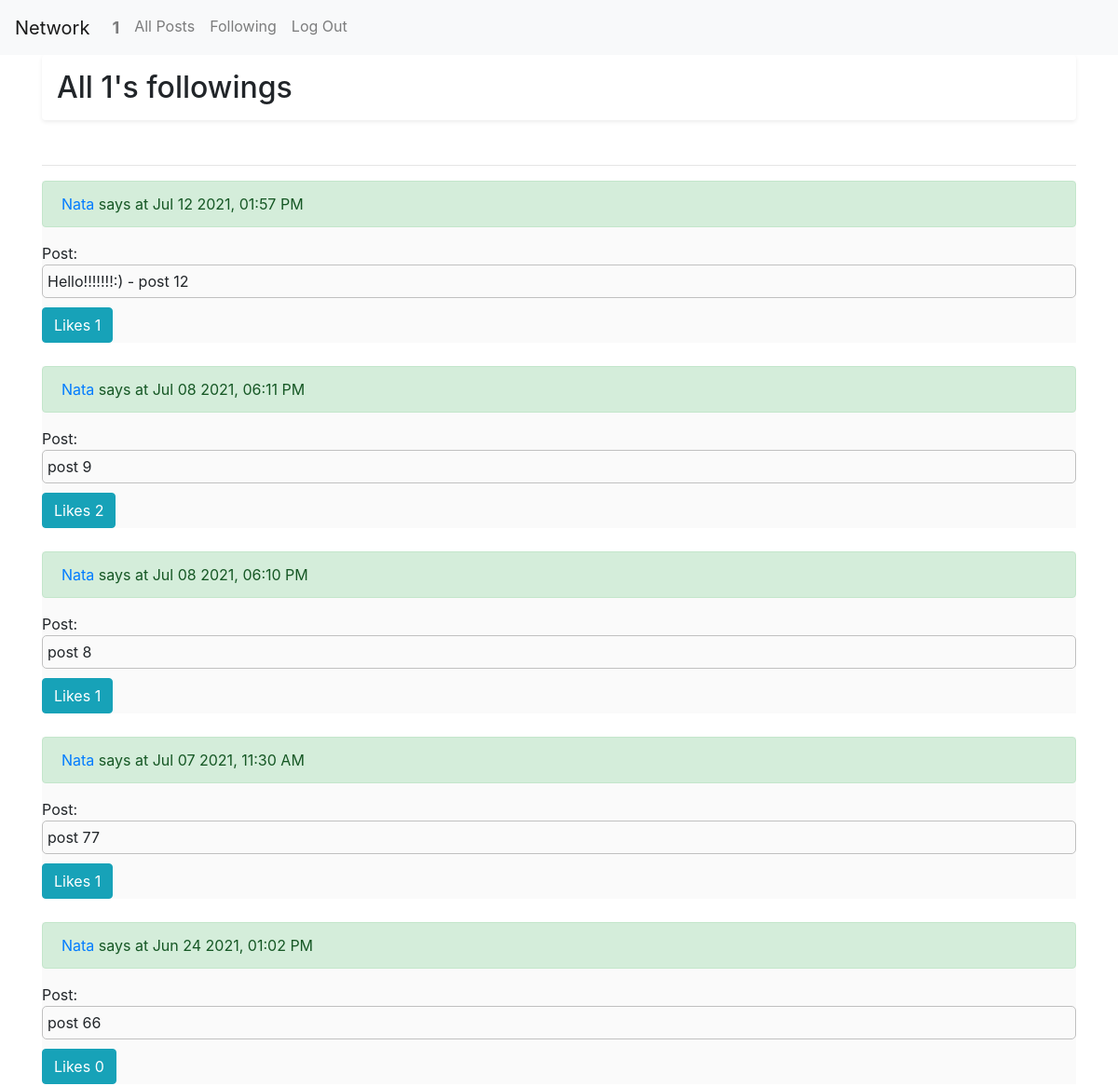
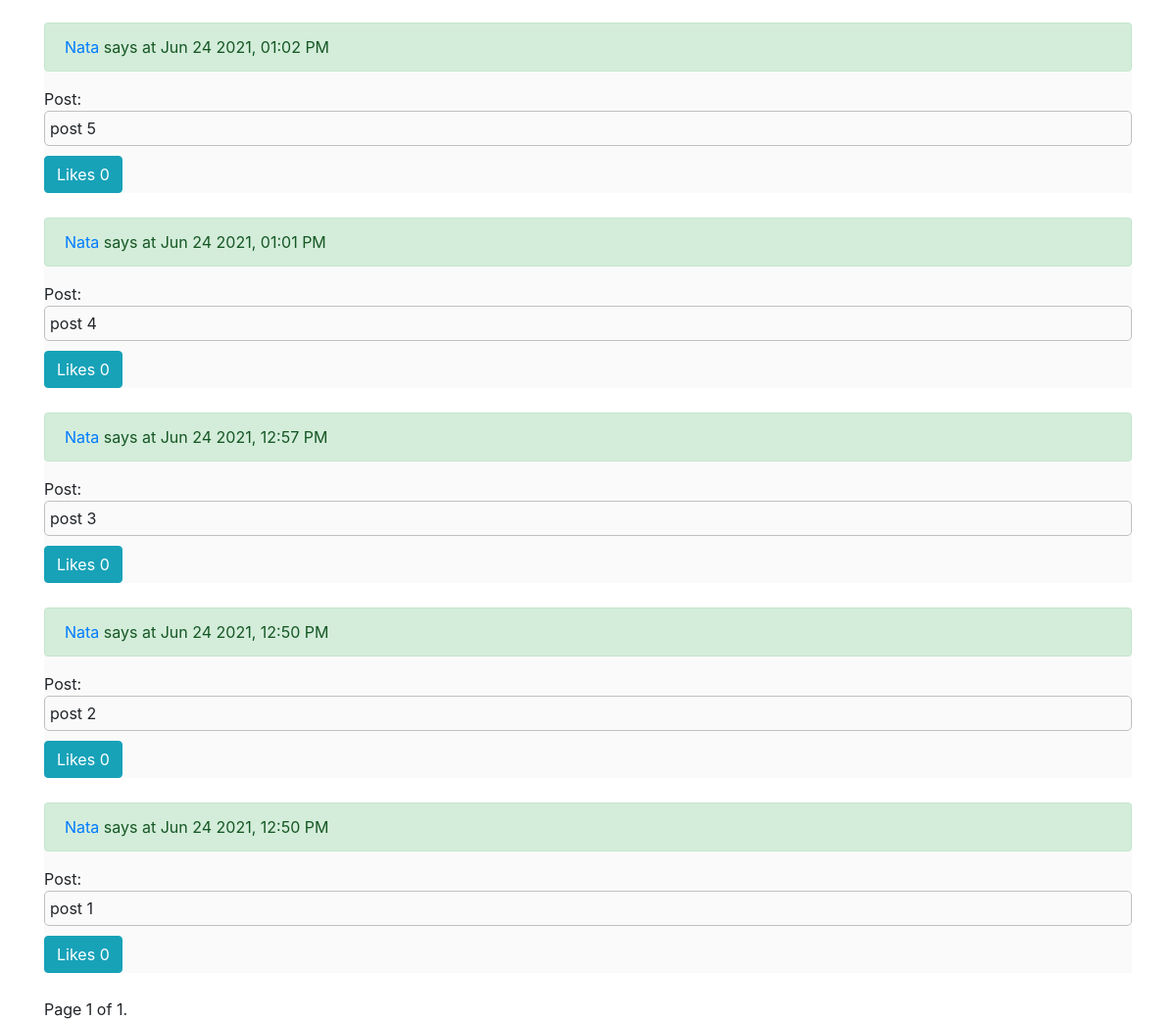
The app's page /fol_posts (signed in) with its own data (2 pictures, top to bottom).
### network/models.py (models this page shows, shortened)
class User(AbstractUser):
    posts = models.ForeignKey('Post', on_delete=models.CASCADE, default= None, null=True, blank=True)
    followers = models.ManyToManyField('self', blank=True, related_name='user_followers', symmetrical=False)
    following = models.ManyToManyField('self', blank=True, related_name='user_following', symmetrical=False)

class Post(models.Model):
    author = models.ForeignKey(User, on_delete=models.CASCADE, default= None, null=True, blank=True)
    text = models.CharField(max_length = 500)
    date = models.DateTimeField(auto_now_add=True)
    likes = models.ManyToManyField(User, blank=True, related_name='user_likes')
    def serialize(self):
        return {
            "id": self.id,
            "author": self.author.username,
            "text": self.text,
            "date": self.date.strftime("%b %d %Y, %I:%M %p"),
            "likes_count": self.likes.count()
        }

### network/views.py (the view)
# urls.py: path('fol_posts', views.fol_posts, name='fol_posts'),
@login_required
def fol_posts(request):
    user = request.user
    posts = []
    print(f'request.user.following.all()= {request.user.following.all()}')
    for user in request.user.following.all():
        print(user)
        posts1 = Post.objects.filter(author = user)
        print(Post.objects.filter(author = user))
        for post in posts1:
            print(post.serialize())
            posts.append(post.serialize())
    print(sorted(posts, key= lambda k: k['id'], reverse= True))
    posts = sorted(posts, key= lambda k: k['id'], reverse= True)
    liked_posts=[]
    if request.user.is_authenticated:
        liked_posts1 = request.user.user_likes.all()
        for post in liked_posts1:
            print(post.serialize())
            liked_posts.append(post.serialize())
    else:
        liked_posts = []
    print(liked_posts)
    paginator = Paginator(posts, 10)
    page = request.GET.get('page')
    try:
        posts = paginator.page(page)
    except PageNotAnInteger:
        posts = paginator.page(1)
    except EmptyPage:
        posts = paginator.page(paginator.num_pages)
    return render(request, 'network/fol_posts.html', {
        "posts": posts,
        "liked_posts": liked_posts,
        'username1': user
    })

### network/templates/network/fol_posts.html (shortened to what this page needs)
{% extends "network/layout.html" %}
{% load static %}
{% block body %}
<div class="container">
    <h2 id="h2-posts" class="shadow-sm p-3 mb-5 bg-body rounded">All {{user}}'s followings</h2>
    <hr>
    <div class="posts-block">
        {% for post in posts %}
                <div class="post-{{post.id}} post">
                    <div class="alert alert-success"><a href = "profile/{{ post.author }}">{{ post.author }} </a> says at {{post.date}}</div>
                    Post:
                    <div class="text-{{post.id}} elem-post">{{post.text}}</div>
                    {% if user.is_authenticated %}
                        <div class="my-buttons">
                            {% if post in liked_posts %}
                            <div class="like"  data-userid="{{ user.id }}">
                                <button class="heart added btn btn-info" type="button" id='heart-{{post.id}}' data-post-id = {{post.id}}>Likes
                                    <span class="likes_number" id='num-{{post.id}}'> {{post.likes_count}}</span>
                                </button>
                            </div>
                        {% else %}
                            <div class="like" data-postid="{{ post.id }}" data-userid="{{ user.id }}">
                                <button class="heart btn btn-info" type="button" id='heart-{{post.id}}' data-post-id = {{post.id}}>Likes
                                    <span class="likes_number" id='num-{{post.id}}'>{{post.likes_count}}</span>
                                </button>
                            </div>
                        {%endif%}
                    {% else %}
                            <div class=" ">
                                <span class="likes_number btn btn-info" id='num-{{post.id}}'>Likes {{post.likes.count}}</span>
                            </div>
                    <hr>
                    {%endif%}
                        </div>
            </div>
        {% endfor %}
    </div>
    {% include "network/pagination.html" with page=posts %}
</div>
{% endblock %}

### network/templates/network/layout.html (shortened to what this page needs)
{% load static %}
<!DOCTYPE html>
<html lang="en">
    <head>
        <link rel="stylesheet" href="https://stackpath.bootstrapcdn.com/bootstrap/4.4.1/css/bootstrap.min.css">
        <link href="{% static 'network/styles1.css' %}" rel="stylesheet">
    </head>
    <body>
        <nav class="navbar navbar-expand-lg navbar-light bg-light">
            <a class="navbar-brand" href="{% url 'index' %}">Network</a>
            <div>
              <ul class="navbar-nav mr-auto">
                {% if user.is_authenticated %}
                    <li class="nav-item">
                        <a class="nav-link profile-name" href="{% url 'profile' user.username %}">{{ user.username }}</a>
                    </li>
                {% endif %}
                <li class="nav-item">
                  <a class="nav-link" href="{% url 'index' %}">All Posts</a>
                </li>
                {% if user.is_authenticated %}
                    <li class="nav-item">
                        <a class="nav-link" id="fol_posts" href="{% url 'fol_posts' %}">Following</a>
                    </li>
                    <li class="nav-item">
                        <a class="nav-link" href="{% url 'logout' %}">Log Out</a>
                    </li>
                {% endif %}
              </ul>
            </div>
          </nav>
        <div class="body">
            {% block body %}
            {% endblock %}
        </div>
    </body>
</html>

### network/static/network/styles1.css (style rules this page uses)
.profile-name { font-size: large; font-weight: bold; }
.elem-post { border: 1px solid silver; border-radius: 5px; padding: 5px; }
.my-buttons { display: flex; flex-flow: row wrap; margin-bottom: 25px; margin-top: 10px; }
.btn { margin-right: 5px; }
.post { background-color: rgb(250, 250, 250); }

### records on screen
User: username "1"
User: author "Nata" "Nata" "Nata" "Nata" "Nata" "Nata" "Nata" "Nata" "Nata" "Nata"
Post: text "Hello!!!!!!!:) - post 12"
Post: text "post 9"
Post: text "post 8"
Post: text "post 77"
Post: text "post 66"
Post: text "post 5"
Post: text "post 4"
Post: text "post 3"
Post: text "post 2"
Post: text "post 1"

### other values on screen
{{ post.date }} "Jul 12 2021, 01:57 PM" "Jul 08 2021, 06:11 PM" "Jul 08 2021, 06:10 PM" "Jul 07 2021, 11:30 AM" "Jun 24 2021, 01:02 PM" "Jun 24 2021, 01:02 PM" "Jun 24 2021, 01:01 PM" "Jun 24 2021, 12:57 PM" "Jun 24 2021, 12:50 PM" "Jun 24 2021, 12:50 PM"
{{ post.likes_count }} "1" "1" "1" "0" "0" "0" "0" "0" "0"
{{ post.likes_count }} "2"
{{ page.number }} "1"
{{ page.paginator.num_pages }} "1"
